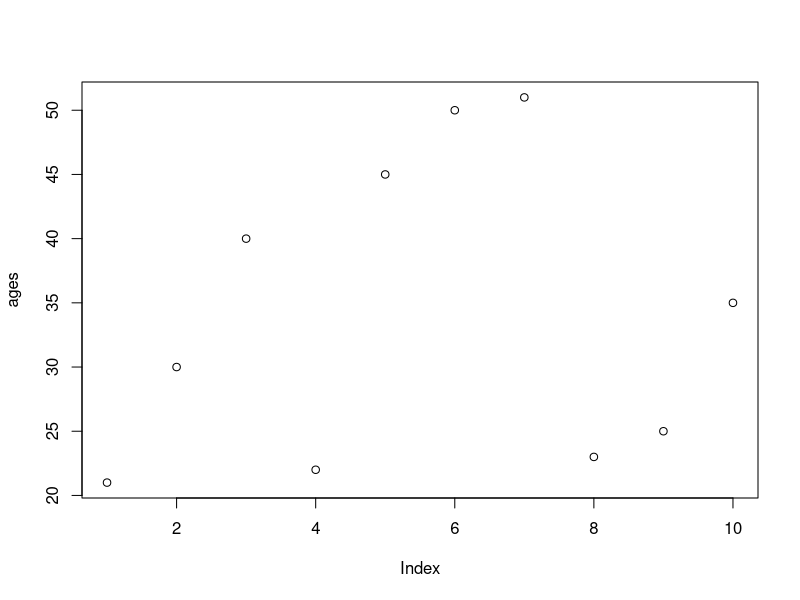
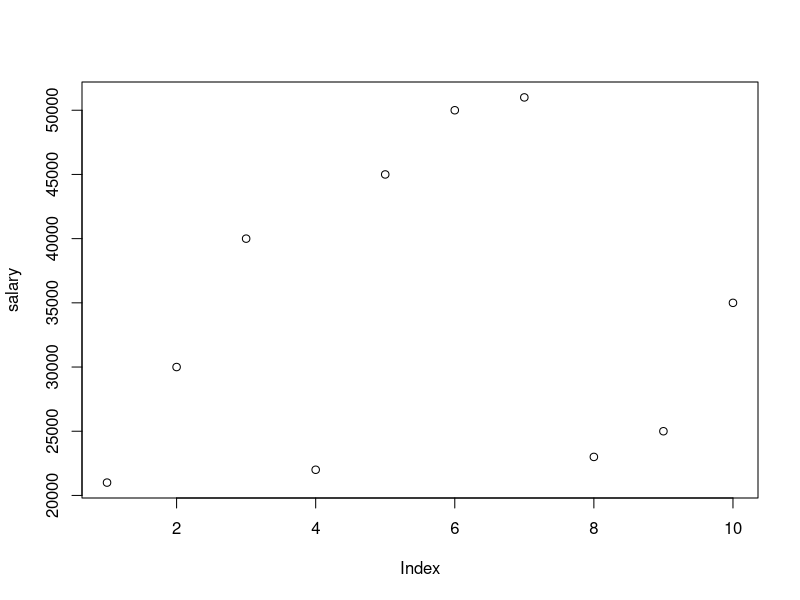
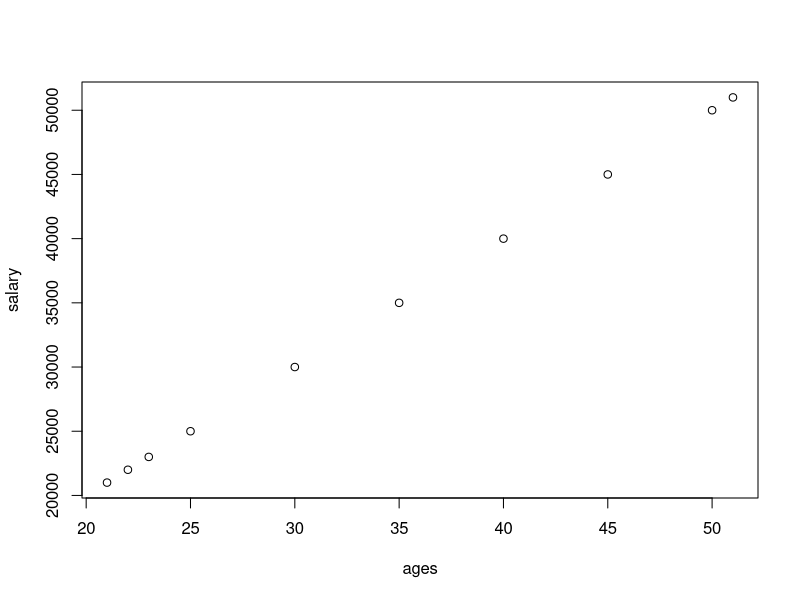
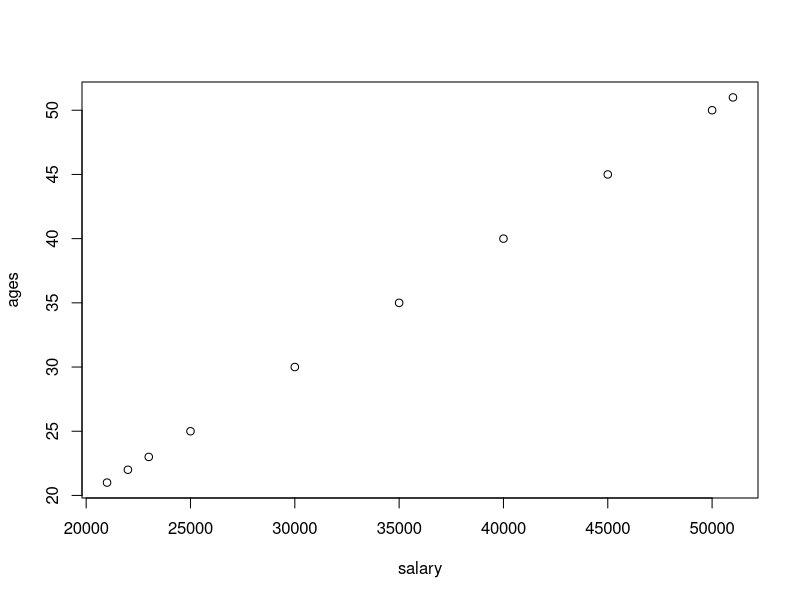
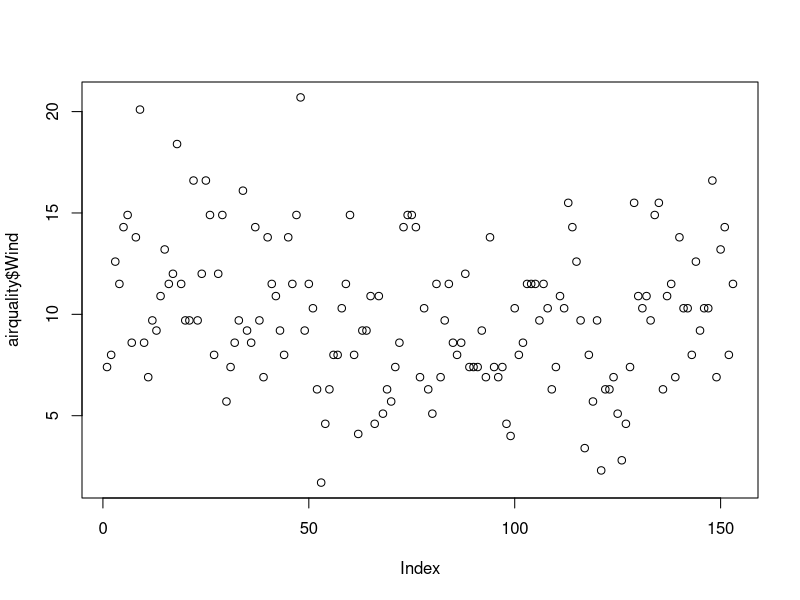
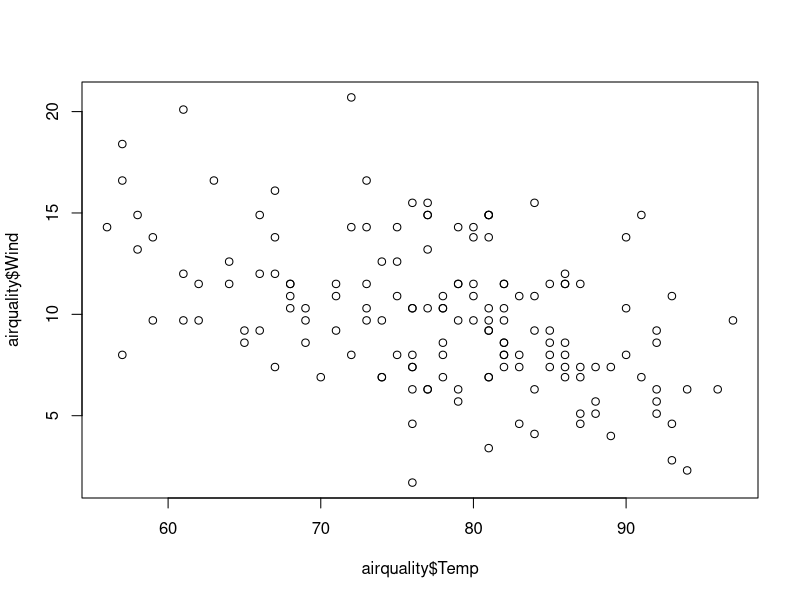
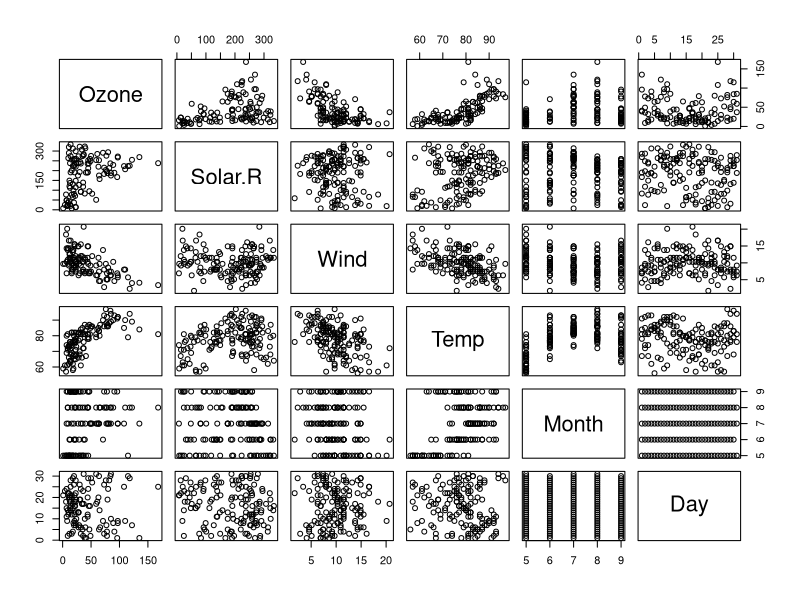
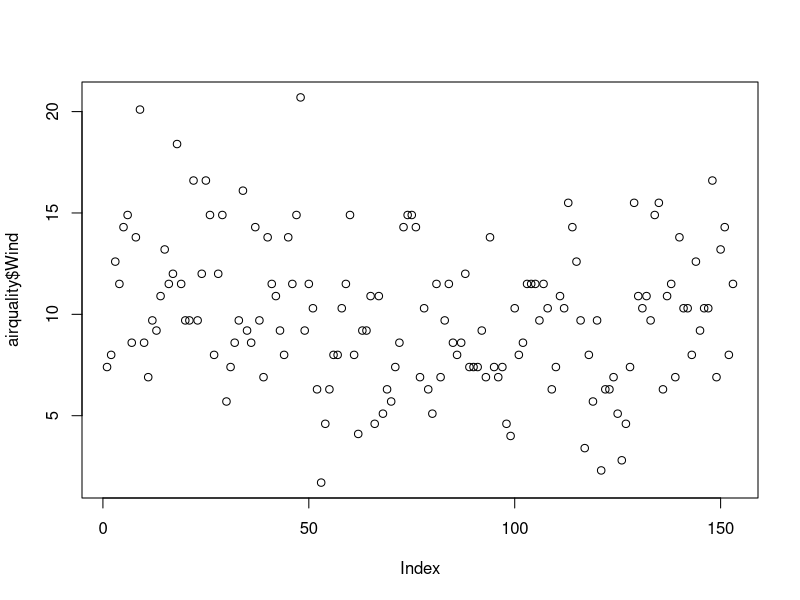

The R script that drew these images, in order: (Note: this script raises an error after producing the figures.)
 ages<-c(21,30,40,22,45,50,51,23,25,35)
 plot(ages)
 salary<-c(21000,30000,40000,22000,45000,50000,51000,23000,25000,35000)
 plot(salary)
 # In doTryCatch(return(expr),name,parentenv,handler ) :
 
 plot(ages,salary)
 plot(salary,ages)

 
 help(plot)
 ###########################
 
 
 #airquality = read.csv('path/airquality.csv',header=TRUE,sep=",")
 #Click on Import Ddataset
 
 
 airquality <- datasets::airquality
 
 ###Top 10 rows and last 10 columns
 head(airquality,10)
 tail(airquality,10)
 names(airquality)   # names of all columns
 
 # To see entire dataset click on airquality data set name on top right window
 ######columns
 airquality[,c(1,2)] # all rows and first columns
 df<-airquality[,-6] # exclude column no.6
 df
 
 summary(airquality[,1]) # summary statistics for column 1

 
 airquality$Wind   # display column values

 summary(airquality$Wind) # summry of wind column
 
 
 ####summry of the data####
 
 summary(airquality)    #summry of all columns
 
 # visualiazation
 plot(airquality$Wind)
 plot(airquality$Temp,airquality$Wind,type= "p")
 plot(airquality)  #scatterplot
 help(plot)
 
 
 # point and lines
 plot(airquality$Wind, type="p") # p: points, l: lines,b: both
 plot(airquality$Wind, type="l")
 plot(airquality$Wind, type="b")
 
 
 plot(airquality$Wind,
      xlab = 'Ozone Concentration',
      ylab = 'No of Instance',
      main = 'ozone levels in NY city',
      col = 'blue',
      type='1')
 
 
 plot(airquality,col='red') # plot of entire dataset - all columns
 
 plot(airquality$Ozone,airquality$Solar.R)# x axis - Ozone, y-solar.r
 plot(airquality$Solar.R,airquality$Ozone) # x - solar.r, y- ozone
 
 # Horizontal bar plot
 barplot(airquality$Ozone,
         main = 'Ozone Concentration in air',
         ylab = 'Ozone levels',
         col = 'blue',
         horiz = T,
         axes=F)
 help(barplot)

 #Histogram
 
 hist(airquality$Temp)
 
 hist(airquality$Temp,
      main = 'solar radiation value in air',
      xlab = 'solar rad.',
      col='blue',
      border='red')
      
 help(hist)     
      
      
 #Single box plot
 help(boxplot)
 
 
 boxplot(airquality$Wind,
         main="Boxplot",
         col="green",
         border='red',
         horizontal=T)
 
 boxplot.stats(airquality$Wind)$out  #outlier values
 
 airquality$Ozone
 
 
 #multiple box plots
 boxplot(airquality[,1:4],
         main='multiple box plots',
         horizontal=TRUE,
         col='pink')
 
 #margine of the grid(mar)(bottom,left,top,right),
 #no of rows and column(mfrow),
 #whether a border is to be included(bty)
 #the position of the 
 #labels(las: 1 for horizontal, las: 0 for verticle)
 #bty -box around the plot (0,n,7,L,C,u)
 help(bar)
 par(mfrow=c(3,3),mar=c(2,5,2,1), las=0, bty="o")
 plot(airquality$Ozone)
 plot(airquality$Ozone, airquality$Wind)
 plot(airquality$Ozone,type="l")
 plot(airquality$Wind, type="l")
 plot(airquality$Ozone, type="l")
 barplot(airquality$Ozone, main = 'Ozone concentration in air',
         xlab = 'Ozone levels',col='pink',horiz = TRUE)
 hist(airquality$Solar.R)
 boxplot(airquality$Solar.R)
 boxplot(airquality[,0.0:4],main='Multiple box plots')
 
 # Considering NA values
 airquality
 max(airquality$Wind)
 min(airquality$Temp)
 mean(airquality$Solar.R)

 
 mean(airquality$Solar.R,na.rm=T) 
 median(airquality$Ozone)
 median(airquality$Ozone,na.rm=T) 
 max(airquality$Ozone,na.rm = T)
 min(airquality$Ozone,na.rm = T)
 
 
 # Google following function as variance in R, etc 
 # var
 #skewness
 #kurtosis
 # Density plot
 
 var(airquality$Wind)
 sd(airquality$Ozone)
 sd(airquality$Ozone,na.rm = T)
 
 skewness(airquality$Ozone)
 kurtosis(airquality$Ozone)
 
 
 # installing packages
 
 skewness(airquality$Ozone,na.rm = T)
 kurtosis(airquality$Ozone,na.rm = T)
 
 
 #Density plot
 plot(density(airquality$Wind))
 plot(density(airquality$Ozone,na.rm = T))
 
 install.packages("XML")
 
 
 
 
 
 
 
 
        
 
 
 

 
 
 
 
 
 
 
 
 
        
        
        
        
 
 
 
 
 
 
 
 
 
  
 
 
 
 
 
 
 
 
 
 
 
 
 
 
 
 
 
 
 
 
 
 
 
 
 
 
 
 
 
 
 